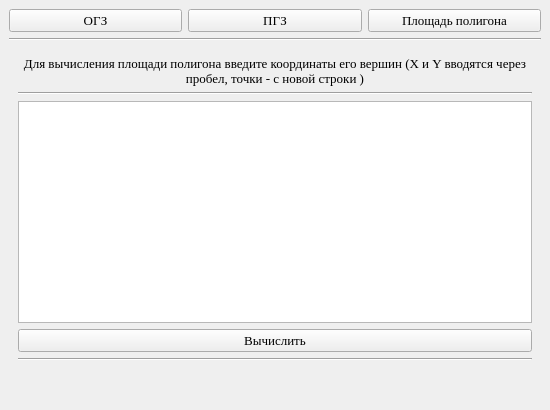
<?xml version="1.0" encoding="UTF-8"?>
<ui version="4.0">
 <class>MainWindow</class>
 <widget class="QMainWindow" name="MainWindow">
  <property name="geometry">
   <rect>
    <x>0</x>
    <y>0</y>
    <width>550</width>
    <height>410</height>
   </rect>
  </property>
  <property name="minimumSize">
   <size>
    <width>550</width>
    <height>410</height>
   </size>
  </property>
  <property name="maximumSize">
   <size>
    <width>550</width>
    <height>410</height>
   </size>
  </property>
  <property name="font">
   <font>
    <family>Times New Roman</family>
    <pointsize>10</pointsize>
   </font>
  </property>
  <property name="windowTitle">
   <string>Решение геодезических задач</string>
  </property>
  <property name="windowIcon">
   <iconset resource="src.qrc">
    <normaloff>:/icon/globe_earth_planet_2767.ico</normaloff>:/icon/globe_earth_planet_2767.ico</iconset>
  </property>
  <widget class="QWidget" name="centralwidget">
   <layout class="QGridLayout" name="gridLayout">
    <item row="0" column="1">
     <widget class="QPushButton" name="button_pgz">
      <property name="cursor">
       <cursorShape>PointingHandCursor</cursorShape>
      </property>
      <property name="text">
       <string>ПГЗ</string>
      </property>
     </widget>
    </item>
    <item row="0" column="2">
     <widget class="QPushButton" name="button_square">
      <property name="cursor">
       <cursorShape>PointingHandCursor</cursorShape>
      </property>
      <property name="text">
       <string>Площадь полигона</string>
      </property>
     </widget>
    </item>
    <item row="0" column="0">
     <widget class="QPushButton" name="button_ogz">
      <property name="cursor">
       <cursorShape>PointingHandCursor</cursorShape>
      </property>
      <property name="text">
       <string>ОГЗ</string>
      </property>
      <property name="default">
       <bool>false</bool>
      </property>
      <property name="flat">
       <bool>false</bool>
      </property>
     </widget>
    </item>
    <item row="1" column="0" colspan="3">
     <widget class="Line" name="line_3">
      <property name="orientation">
       <enum>Qt::Horizontal</enum>
      </property>
     </widget>
    </item>
    <item row="2" column="0" colspan="3">
     <widget class="QStackedWidget" name="stackedWidget">
      <property name="contextMenuPolicy">
       <enum>Qt::PreventContextMenu</enum>
      </property>
      <property name="autoFillBackground">
       <bool>false</bool>
      </property>
      <property name="currentIndex">
       <number>2</number>
      </property>
      <widget class="QWidget" name="page">
       <property name="layoutDirection">
        <enum>Qt::RightToLeft</enum>
       </property>
       <layout class="QVBoxLayout" name="verticalLayout">
        <item>
         <widget class="QLabel" name="label">
          <property name="minimumSize">
           <size>
            <width>0</width>
            <height>40</height>
           </size>
          </property>
          <property name="text">
           <string>&lt;html&gt;&lt;head/&gt;&lt;body&gt;&lt;p align=&quot;center&quot;&gt;Для вычисления дирекционного угла и горизонтального проложения линии АВ введите координаты точек А и В&lt;/p&gt;&lt;/body&gt;&lt;/html&gt;</string>
          </property>
          <property name="wordWrap">
           <bool>true</bool>
          </property>
         </widget>
        </item>
        <item>
         <widget class="Line" name="line">
          <property name="orientation">
           <enum>Qt::Horizontal</enum>
          </property>
         </widget>
        </item>
        <item>
         <layout class="QGridLayout" name="gridLayout_2">
          <property name="topMargin">
           <number>0</number>
          </property>
          <property name="bottomMargin">
           <number>25</number>
          </property>
          <property name="verticalSpacing">
           <number>30</number>
          </property>
          <item row="1" column="1">
           <widget class="QLineEdit" name="ogz_lineedit_y2">
            <property name="text">
             <string>Y2</string>
            </property>
           </widget>
          </item>
          <item row="0" column="1">
           <widget class="QLineEdit" name="ogz_lineedit_y1">
            <property name="text">
             <string>Y1</string>
            </property>
           </widget>
          </item>
          <item row="0" column="2">
           <widget class="QLineEdit" name="ogz_lineedit_x1">
            <property name="text">
             <string>Х1</string>
            </property>
           </widget>
          </item>
          <item row="1" column="2">
           <widget class="QLineEdit" name="ogz_lineedit_x2">
            <property name="text">
             <string>X2</string>
            </property>
           </widget>
          </item>
         </layout>
        </item>
        <item>
         <widget class="QPushButton" name="ogz_button_submit">
          <property name="cursor">
           <cursorShape>PointingHandCursor</cursorShape>
          </property>
          <property name="text">
           <string>Вычислить</string>
          </property>
         </widget>
        </item>
        <item>
         <widget class="Line" name="line_2">
          <property name="orientation">
           <enum>Qt::Horizontal</enum>
          </property>
         </widget>
        </item>
        <item>
         <widget class="QLabel" name="ogz_label_answer">
          <property name="maximumSize">
           <size>
            <width>16777215</width>
            <height>25</height>
           </size>
          </property>
          <property name="text">
           <string>&lt;html&gt;&lt;head/&gt;&lt;body&gt;&lt;p align=&quot;center&quot;&gt;&lt;br/&gt;&lt;/p&gt;&lt;/body&gt;&lt;/html&gt;</string>
          </property>
          <property name="wordWrap">
           <bool>false</bool>
          </property>
         </widget>
        </item>
       </layout>
      </widget>
      <widget class="QWidget" name="page_2">
       <layout class="QVBoxLayout" name="verticalLayout_7">
        <item>
         <widget class="QLabel" name="label_2">
          <property name="text">
           <string>&lt;html&gt;&lt;head/&gt;&lt;body&gt;&lt;p align=&quot;center&quot;&gt;Для вычисления координат точки В введите координаты точки А, горизонтальное проложение и дирекционный угол линии АВ в градусах, минутах и секундах&lt;/p&gt;&lt;/body&gt;&lt;/html&gt;</string>
          </property>
          <property name="wordWrap">
           <bool>true</bool>
          </property>
         </widget>
        </item>
        <item>
         <widget class="Line" name="line_4">
          <property name="orientation">
           <enum>Qt::Horizontal</enum>
          </property>
         </widget>
        </item>
        <item>
         <layout class="QHBoxLayout" name="horizontalLayout">
          <item>
           <widget class="QGroupBox" name="groupBox">
            <property name="title">
             <string>Координаты точки А</string>
            </property>
            <layout class="QVBoxLayout" name="verticalLayout_2">
             <item>
              <widget class="QLineEdit" name="pgz_lineedit_x">
               <property name="text">
                <string>X</string>
               </property>
              </widget>
             </item>
             <item>
              <widget class="QLineEdit" name="pgz_lineedit_y">
               <property name="text">
                <string>Y</string>
               </property>
              </widget>
             </item>
            </layout>
           </widget>
          </item>
          <item>
           <widget class="QGroupBox" name="groupBox_2">
            <property name="title">
             <string>Дирекционный угол и проложение</string>
            </property>
            <layout class="QVBoxLayout" name="verticalLayout_3">
             <item>
              <widget class="QLineEdit" name="pgz_lineedit_g">
               <property name="text">
                <string>градусы</string>
               </property>
              </widget>
             </item>
             <item>
              <widget class="QLineEdit" name="lpgz_lineedit_m">
               <property name="text">
                <string>минуты</string>
               </property>
              </widget>
             </item>
             <item>
              <widget class="QLineEdit" name="pgz_lineedit_c">
               <property name="text">
                <string>секунды</string>
               </property>
              </widget>
             </item>
             <item>
              <widget class="QLineEdit" name="pgz_lineedit_s">
               <property name="text">
                <string>метры</string>
               </property>
              </widget>
             </item>
            </layout>
           </widget>
          </item>
         </layout>
        </item>
        <item>
         <widget class="QPushButton" name="pgz_button_submit">
          <property name="cursor">
           <cursorShape>PointingHandCursor</cursorShape>
          </property>
          <property name="text">
           <string>Вычислить</string>
          </property>
          <property name="default">
           <bool>false</bool>
          </property>
          <property name="flat">
           <bool>false</bool>
          </property>
         </widget>
        </item>
        <item>
         <widget class="Line" name="line_8">
          <property name="orientation">
           <enum>Qt::Horizontal</enum>
          </property>
         </widget>
        </item>
        <item>
         <widget class="QLabel" name="pgz_label_answer">
          <property name="maximumSize">
           <size>
            <width>16777215</width>
            <height>25</height>
           </size>
          </property>
          <property name="text">
           <string/>
          </property>
         </widget>
        </item>
       </layout>
      </widget>
      <widget class="QWidget" name="page_3">
       <layout class="QVBoxLayout" name="verticalLayout_8">
        <item>
         <widget class="QLabel" name="label_5">
          <property name="text">
           <string>&lt;html&gt;&lt;head/&gt;&lt;body&gt;&lt;p align=&quot;center&quot;&gt;Для вычисления площади полигона введите координаты его вершин (X и Y вводятся через пробел, точки - с новой строки )&lt;/p&gt;&lt;/body&gt;&lt;/html&gt;</string>
          </property>
          <property name="wordWrap">
           <bool>true</bool>
          </property>
         </widget>
        </item>
        <item>
         <widget class="Line" name="line_9">
          <property name="orientation">
           <enum>Qt::Horizontal</enum>
          </property>
         </widget>
        </item>
        <item>
         <widget class="QTextEdit" name="square_textedit"/>
        </item>
        <item>
         <widget class="QPushButton" name="square_button_submit">
          <property name="cursor">
           <cursorShape>PointingHandCursor</cursorShape>
          </property>
          <property name="text">
           <string>Вычислить</string>
          </property>
         </widget>
        </item>
        <item>
         <widget class="Line" name="line_11">
          <property name="orientation">
           <enum>Qt::Horizontal</enum>
          </property>
         </widget>
        </item>
        <item>
         <widget class="QLabel" name="square_label_answer">
          <property name="minimumSize">
           <size>
            <width>0</width>
            <height>25</height>
           </size>
          </property>
          <property name="maximumSize">
           <size>
            <width>16777215</width>
            <height>25</height>
           </size>
          </property>
          <property name="text">
           <string/>
          </property>
         </widget>
        </item>
       </layout>
      </widget>
     </widget>
    </item>
   </layout>
  </widget>
  <widget class="QMenuBar" name="menubar">
   <property name="geometry">
    <rect>
     <x>0</x>
     <y>0</y>
     <width>550</width>
     <height>26</height>
    </rect>
   </property>
  </widget>
 </widget>
 <tabstops>
  <tabstop>ogz_lineedit_x1</tabstop>
  <tabstop>ogz_lineedit_y1</tabstop>
  <tabstop>ogz_lineedit_x2</tabstop>
  <tabstop>ogz_lineedit_y2</tabstop>
  <tabstop>ogz_button_submit</tabstop>
  <tabstop>pgz_lineedit_x</tabstop>
  <tabstop>pgz_lineedit_y</tabstop>
  <tabstop>pgz_lineedit_g</tabstop>
  <tabstop>lpgz_lineedit_m</tabstop>
  <tabstop>pgz_lineedit_c</tabstop>
  <tabstop>pgz_lineedit_s</tabstop>
  <tabstop>pgz_button_submit</tabstop>
  <tabstop>square_textedit</tabstop>
  <tabstop>square_button_submit</tabstop>
  <tabstop>button_ogz</tabstop>
  <tabstop>button_pgz</tabstop>
  <tabstop>button_square</tabstop>
 </tabstops>
 <resources>
  <include location="src.qrc"/>
 </resources>
 <connections/>
</ui>
